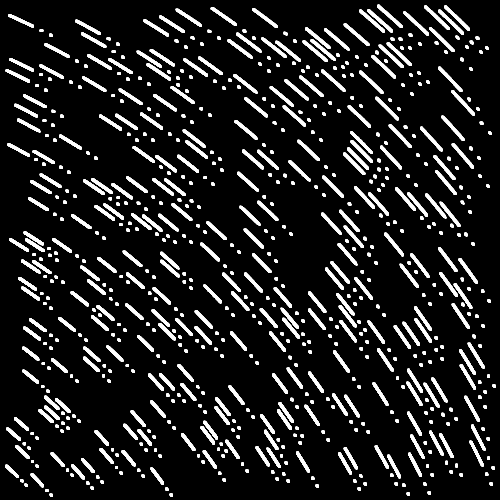
#> input picture 2.png, 500 x 500 px
$ python connectedcontours.py
#> lines starting #> are read from the running program, lines starting #| are printed output that depends on the picture; after the words box and inside, x2 and y2 are one past the last pixel; in counts of white or black regions, pixels touching at a corner belong together
import cv2
import numpy as np

# Load image, grayscale, Gaussian blur, threshold
image = cv2.imread('2.png')
#> image is the input picture: shape (500, 500, 3); min 0, max 255, mean 33.7
gray = cv2.cvtColor(image, cv2.COLOR_BGR2GRAY)
blur = cv2.GaussianBlur(gray, (3,3), 0)
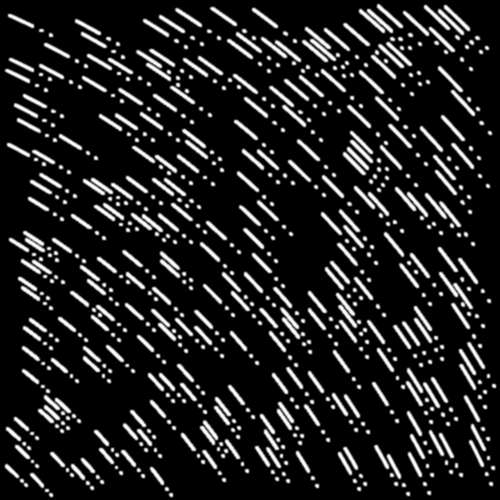
#> blur: shape (500, 500); min 0, max 255, mean 33.7
thresh = cv2.threshold(blur, 220, 255, cv2.THRESH_BINARY_INV)[1]
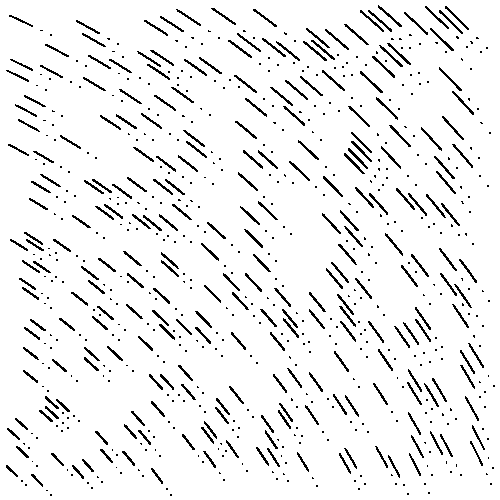
#> thresh: shape (500, 500); 93.4% white; black in thin lines or dots

# Find contours
cnts = cv2.findContours(thresh, cv2.RETR_EXTERNAL, cv2.CHAIN_APPROX_SIMPLE)
#> cnts = 1 contour; box (x1, y1, x2, y2) and area: (0, 0, 500, 500) 249001
cnts = cnts[0] if len(cnts) == 2 else cnts[1]
#> cnts = [[[0, 0], [0, 499], [499, 499], [499, 0]]]
c = max(cnts, key=cv2.contourArea)
#> c = [[0, 0], [0, 499], [499, 499], [499, 0]]
print(c)
#| [[[  0   0]]
#|  [[  0 499]]
#|  [[499 499]]
#|  [[499   0]]]
print(c[:, :, 1])
#| [[  0]
#|  [499]
#|  [499]
#|  [  0]]

left = tuple(c[c[:, :, 0].argmin()][0])
#> left = (0, 0)
right = tuple(c[c[:, :, 0].argmax()][0])
#> right = (499, 499)
top = tuple(c[c[:, :, 1].argmin()][0])
#> top = (0, 0)
bottom = tuple(c[c[:, :, 1].argmax()][0])
#> bottom = (0, 499)

$ run again, with 1.png copied over 2.png
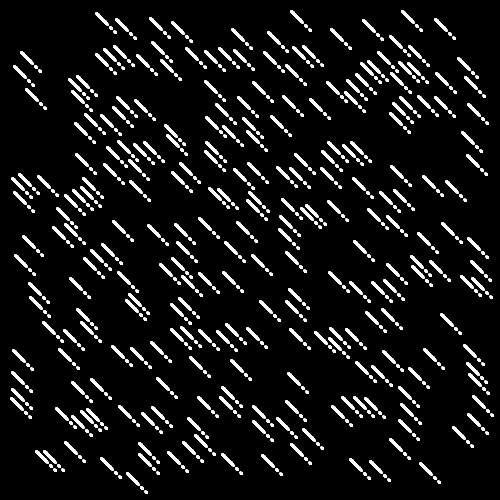
#> input picture 1.png, 500 x 500 px
#> image is the input picture: shape (500, 500, 3); min 0, max 255, mean 23.1
#> `blur = cv2.GaussianBlur(gray, (3,3), 0)`:
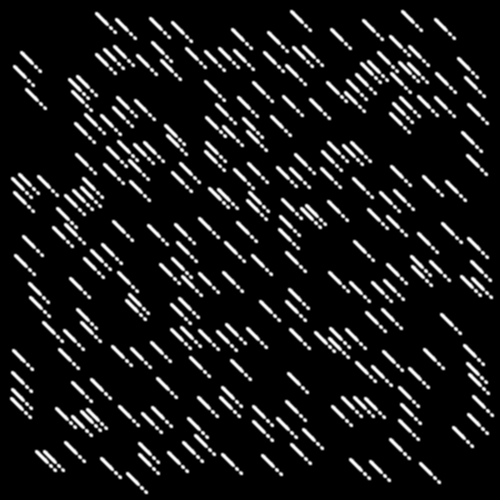
#> blur: shape (500, 500); min 0, max 255, mean 23.1
#> `thresh = cv2.threshold(blur, 220, 255, cv2.THRESH_BINARY_INV)[1]`:
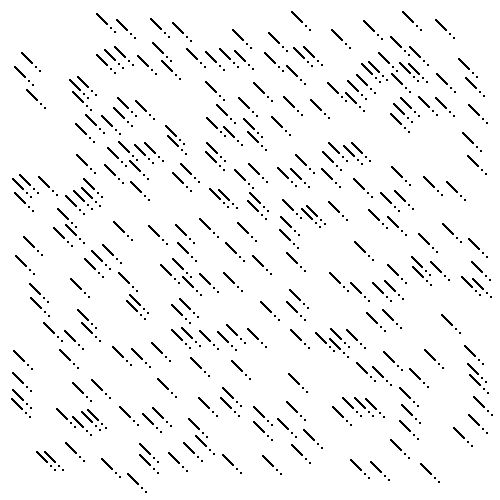
#> thresh: shape (500, 500); 95.8% white; black in thin lines or dots
#> `cnts = cv2.findContours(thresh, cv2.RETR_EXTERNAL, cv2.CHAIN_APPROX_SI..`: cnts = 1 contour; box (x1, y1, x2, y2) and area: (0, 0, 500, 500) 249001
#> `cnts = cnts[0] if len(cnts) == 2 else cnts[1]`: cnts = [[[0, 0], [0, 499], [499, 499], [499, 0]]]
#> c = [[0, 0], [0, 499], [499, 499], [499, 0]]
#| [[[  0   0]]
#|  [[  0 499]]
#|  [[499 499]]
#|  [[499   0]]]
#| [[  0]
#|  [499]
#|  [499]
#|  [  0]]
#> left = (0, 0)
#> right = (499, 499)
#> top = (0, 0)
#> bottom = (0, 499)

$ run again, with outr.png copied over 2.png
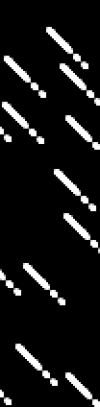
#> input picture outr.png, 100 x 407 px
#> image is the input picture: shape (407, 100, 3); min 0, max 255, mean 21.6
#> `blur = cv2.GaussianBlur(gray, (3,3), 0)`:
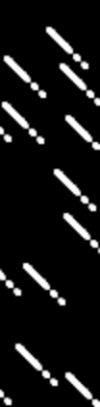
#> blur: shape (407, 100); min 0, max 255, mean 21.6
#> `thresh = cv2.threshold(blur, 220, 255, cv2.THRESH_BINARY_INV)[1]`:
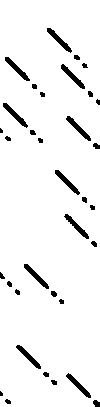
#> thresh: shape (407, 100); 94.8% white; 34 black regions (3 under 20 px)
#> cnts = 1 contour; box (x1, y1, x2, y2) and area: (0, 0, 100, 407) 40046
#> c = contour of 47 points, box (x1, y1, x2, y2) (0, 0, 100, 407), area 40046
#> (printed output is left out)
#> (printed output is left out)
#> left = (0, 0)
#> right = (99, 401)
#> top = (0, 0)
#> bottom = (0, 406)
